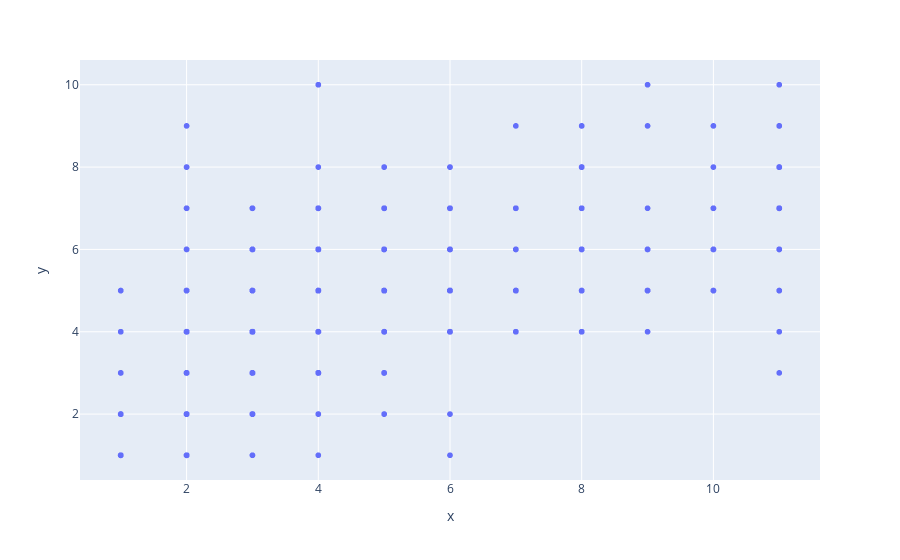

Notebook source saved alongside this figure:
### Code cell
px.scatter(y=datasets['floors'], x = datasets['rooms'])

### Figure 1 — Plotly figure (JSON) as saved in the notebook; plotly's stock layout.template omitted (floating-point values rounded to 4 significant figures; data arrays with more than 128 entries replaced by an {"elided": "..."} marker saying what was removed)
{"data": [{"hovertemplate": "x=%{x}<br>y=%{y}<extra></extra>", "legendgroup": "", "marker": {"color": "#636efa", "symbol": "circle"}, "mode": "markers", "name": "", "showlegend": false, "type": "scattergl", "x": {"elided": "5434 int values"}, "xaxis": "x", "y": {"elided": "5434 int values"}, "yaxis": "y"}], "layout": {"legend": {"tracegroupgap": 0}, "margin": {"t": 60}, "xaxis": {"anchor": "y", "domain": [0, 1], "title": {"text": "x"}}, "yaxis": {"anchor": "x", "domain": [0, 1], "title": {"text": "y"}}}}
